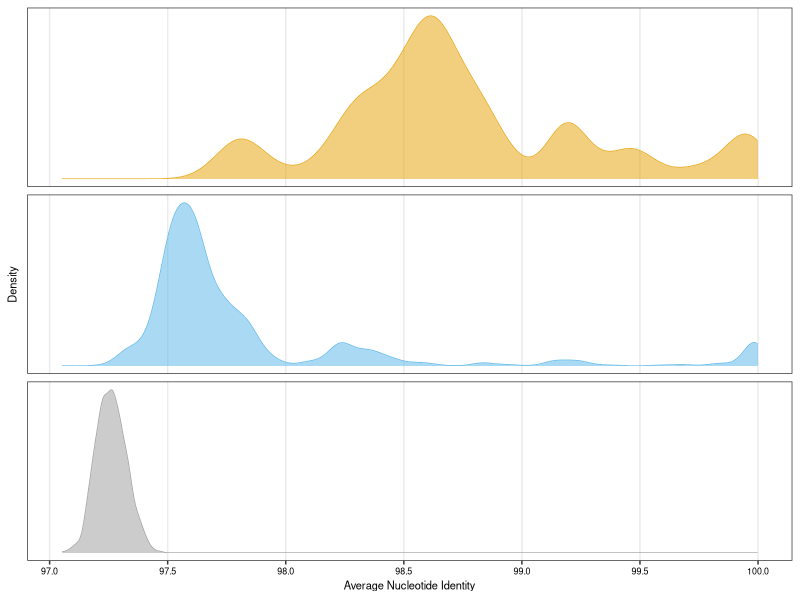

The R source for this figure:
library(ggplot2)
library(tidyr)
library(dplyr)
library(RColorBrewer)
library(reshape2)
library(patchwork)
library(stringr)
library(readr)

setwd("/Users/misha/surfdrive/06 Writing/Papers/Ch4_Xcc Genomics/figure_1D_fastANI")

# load the metadata 
dat <- data.frame(read.csv("metadata.csv", header = TRUE))
duplicates <- c("barcode38","barcode51")

# load the ANI Data
ANI <- data.frame(read_tsv("all_v_all.txt"))

ANI_cleaned <- ANI %>%  mutate(q = str_replace(q, "\\.fasta", "")) %>% mutate(r = str_replace(r, "\\.fasta", ""))

ANI_metadata <- merge(ANI_cleaned, dat, by.x = "r", by.y = "barcode") %>% mutate(r_pathovar = pathovar) %>% mutate(pathovar = NULL) %>%
                merge(dat, by.x = "q", by.y = "barcode") %>% mutate(q_pathovar = pathovar) %>% mutate(pathovar = NULL) %>% mutate(combination = paste(q_pathovar, r_pathovar, sep = "_")) %>% 
                filter(!grepl("np", combination))  %>% #remove combinations with non pathogenic isolate
                filter(combination != "Xcr_Xcc")  %>% #remove Xcr_Xcc combinations (as they are the same as Xcc_Xcr combinations)
                filter(ANI != 100) %>% #remove ANI 100 (== self combinations)
                filter(!(q %in% duplicates)) %>%
                filter(!(r %in% duplicates))
              

cols <- c("Xcc_Xcc" = "#E69F00", "Xcr_Xcr" = "#56B4E9", "Xcc_Xcr" = "grey60")
my_order <- c("Xcc_Xcc", "Xcr_Xcr", "Xcc_Xcr")

ANI_metadata$combination <- factor(ANI_metadata$combination, levels = my_order)


density_plots <- ggplot(dat = ANI_metadata, aes(x = ANI)) + geom_density(aes(colour = combination, fill = combination), alpha = 0.5, linewidth = 0.2) + facet_wrap(.~combination, scales = "free_y", ncol = 1) +
                        theme_bw() + 
                        scale_colour_manual(values = cols) +
                        scale_fill_manual(values = cols) +
                        scale_x_continuous(breaks = scales::pretty_breaks(n = 6)) +
                        theme(panel.grid.major.y = element_blank()) +
                        theme(panel.grid.minor = element_blank()) +
                        theme(strip.text = element_text(size = 6)) +
                        theme(strip.background = element_rect(fill = "grey90")) +
                        theme(axis.text=element_text(colour="black")) +
                        theme(legend.key.size = unit(0.3, "cm")) +
                        theme(legend.position = "None") +
                        theme(text = element_text(size = 8, family="sans", colour = "black")) +
                        theme(
                          strip.text = element_blank(),       # Hide the text labels
                          strip.background = element_blank()  # Hide the background
                        ) +
                      scale_y_continuous(labels = NULL) +
                      labs(x = "Average Nucleotide Identity", y ="Density") +
                      theme(axis.ticks.y = element_blank())


ggsave("density_plot_ANI.pdf", density_plots, dpi = 300, width = 8, height = 6, units = "cm")

ANI_metadata %>% filter(combination == "Xcc_Xcc") %>% summarise(m = mean(ANI))
ANI_metadata %>% filter(combination == "Xcc_Xcr") %>% summarise(m = mean(ANI))
ANI_metadata %>% filter(combination == "Xcr_Xcr") %>% summarise(m = mean(ANI))












